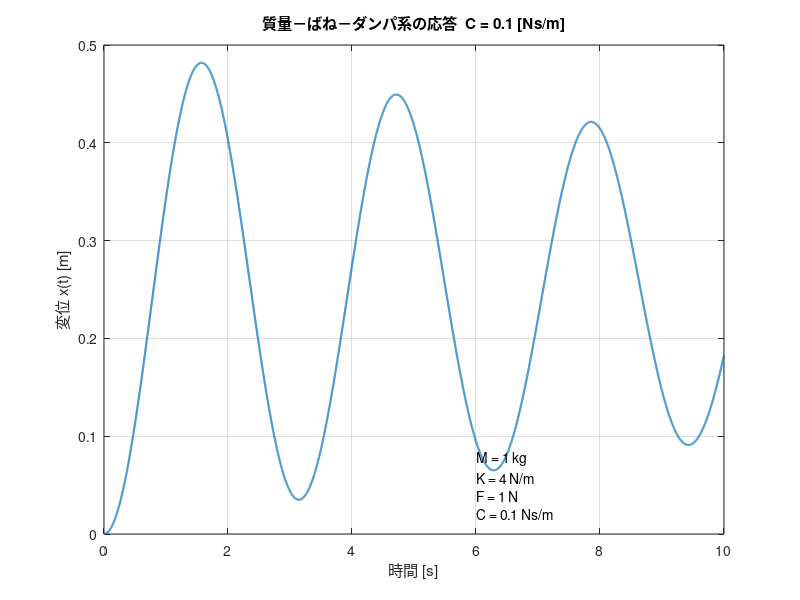
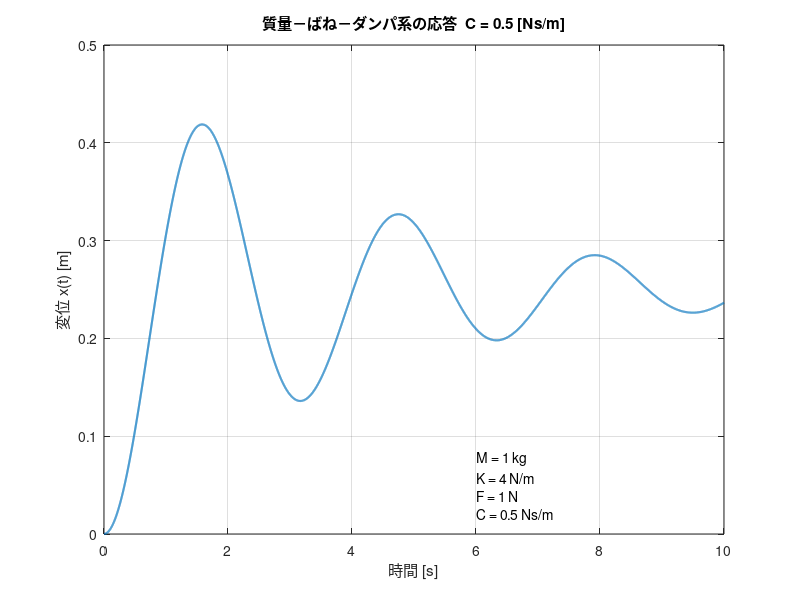
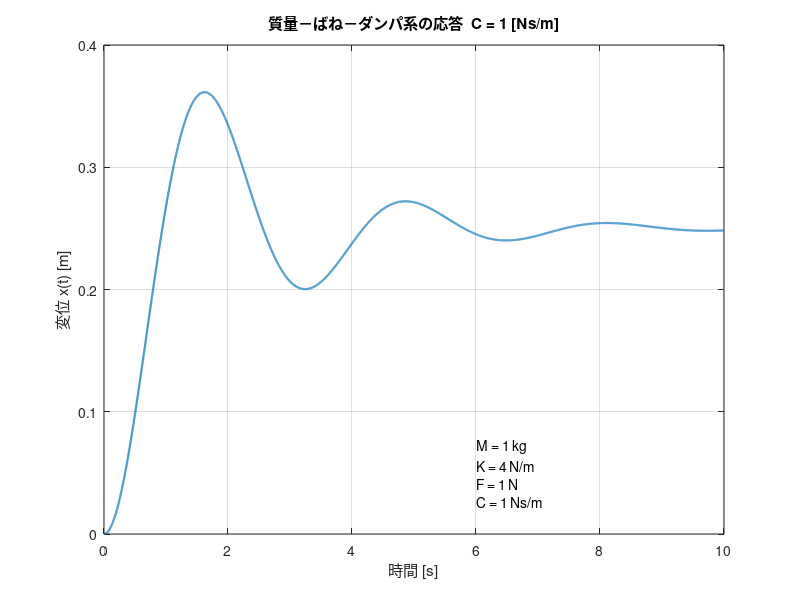
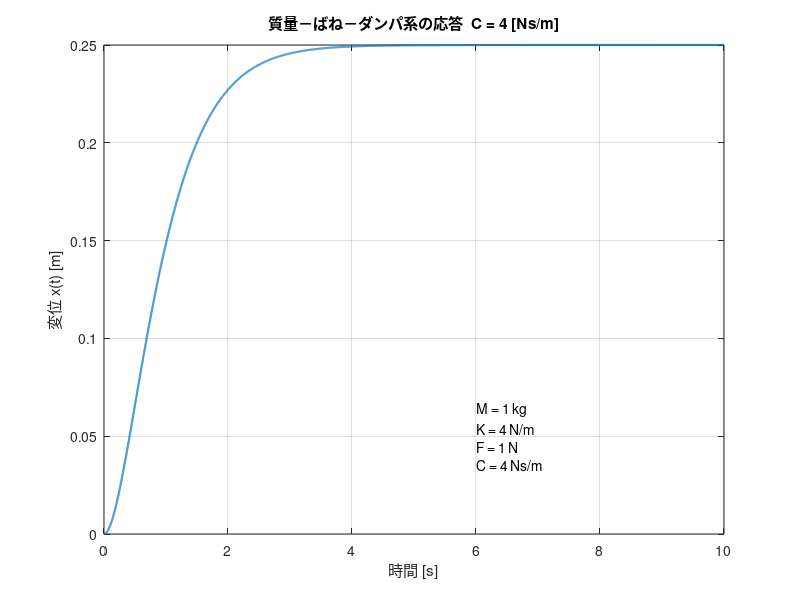

Recreate these plots in MATLAB, in order.
clear;
clc;
close all;

% ==================================================
% シミュレーション条件
% ==================================================
mass = 1.0;       % 質量 [kg]
spring_constant = 4.0;       % ばね定数 [N/m]
external_force = 1.0;       % ステップ外力 [N]

time_step = 0.001;    % 時間刻み [s]
time_end = 10.0;  % シミュレーション終了時間 [s]
time = 0:time_step:time_end;

% 動粘性係数 C [Ns/m]
C_list = [0.1 0.5 1.0 4.0 6.0 8.0 9.0];

% ==================================================
% 2. 実験条件をコマンドウィンドウに表示
% ==================================================
disp('==========================================');
disp('質量－ばね－ダンパ系 2次遅れ系シミュレーション');
disp('==========================================');
fprintf('質量 M          = %.2f [kg]\n', mass);
fprintf('ばね定数 K      = %.2f [N/m]\n', spring_constant);
fprintf('外力 F          = %.2f [N]\n', external_force);
fprintf('時間刻み dt     = %.4f [s]\n', time_step);
fprintf('計算時間        = %.2f [s]\n', time_end);
disp('動粘性係数 C [Ns/m]');
disp(C_list);
disp(' ');

% ==================================================
% 3. Cを変化させてシミュレーション
% ==================================================
for n = 1:length(C_list)

    C = C_list(n);

    % -----------------------------
    % 初期値
    % -----------------------------
    x = zeros(size(time));   % 変位 [m]
    v = zeros(size(time));   % 速度 [m/s]
    a = zeros(size(time));   % 加速度 [m/s^2]

    x(1) = 0.0;           % 初期変位 [m]
    v(1) = 0.0;           % 初期速度 [m/s]
    a(1) = 0.0;           % 初期加速度 [m/s^2]

    % -----------------------------
    % 数値計算
    % 運動方程式：
    % F = M*a + C*v + K*x
    %
    % よって、
    % a = (F - C*v - K*x) / M
    % -----------------------------
    for i = 1:length(time)-1

        a(i) = (external_force - C*v(i) - spring_constant*x(i)) / mass;

        % オイラー法による更新
        v(i+1) = v(i) + a(i)*time_step;
        x(i+1) = x(i) + v(i)*time_step;

    end

    % 最後の加速度
    a(end) = (external_force - C*v(end) - spring_constant*x(end)) / mass;
    % -----------------------------
    % figureをCごとに分けて表示
    % -----------------------------
    figure(n);
    plot(time, x, 'LineWidth', 1.5);
    grid on;

    xlabel('時間 [s]');
    ylabel('変位 x(t) [m]');

    title(['質量－ばね－ダンパ系の応答  C = ' num2str(C) ' [Ns/m]']);

    % グラフ中に条件を表示
    text(6.0, 0.05, ...
        {['M = ' num2str(mass) ' kg'], ...
         ['K = ' num2str(spring_constant) ' N/m'], ...
         ['F = ' num2str(external_force) ' N'], ...
         ['C = ' num2str(C) ' Ns/m'], ...
         }, ...
         'FontSize', 10);
    filename = ['response_C_' num2str(C) '.png'];
    saveas(gcf, filename);
end
